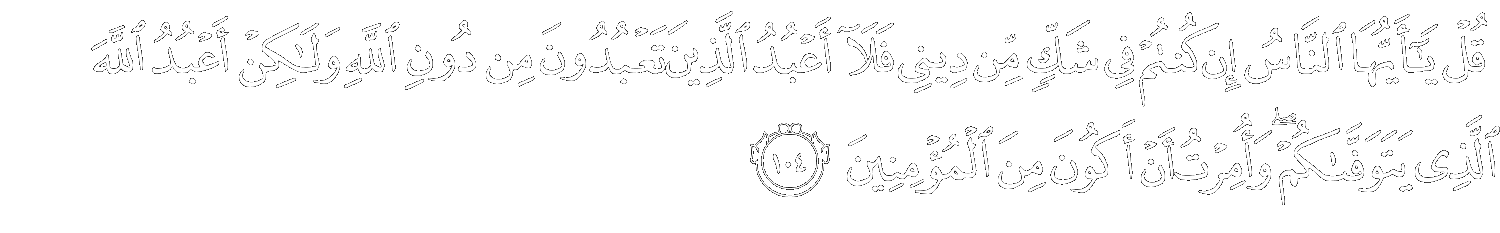
#> input picture images/ayah png/10_104.png, 1500 x 233 px, found by its file name; its folder holds only this picture in this run
$ python -i getSurahCalligrapher.py   (imports and definitions only)
#> lines starting #> are read from the running program, lines starting #| are printed output that depends on the picture; after the words box and inside, x2 and y2 are one past the last pixel; in counts of white or black regions, pixels touching at a corner belong together
from bs4 import BeautifulSoup
import os,  requests
from PIL import Image,ImageOps

from svg2png import svg2png


# [69 lines left out: functions getSurahCalligrapherSvg, svgToPng, removeBackground, not called in this run]


def invert_image(ayah_image):
#> called with ayah_image = 'images/ayah png/10_104.png'
    image = Image.open(f"images/ayah png/{ayah_image}").convert('RGBA')
#> image is the input picture: PIL image 1500x233 RGBA; mean R, G, B, A 17.5, 17.5, 17.5, 22.3
    r, g, b, a = image.split()
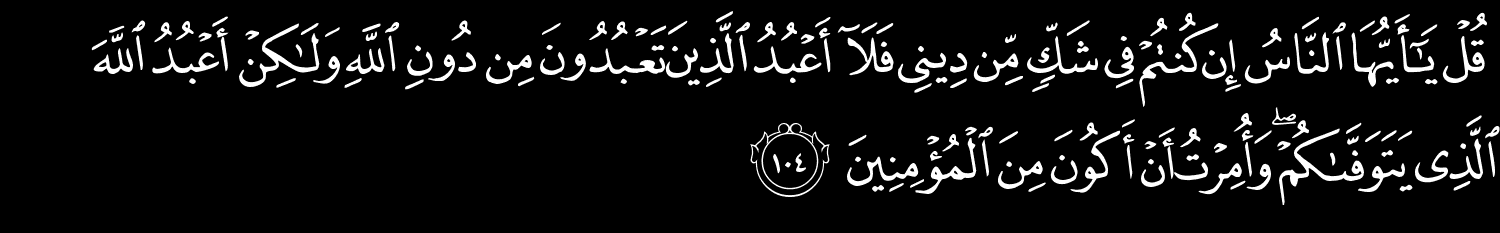
#> r: PIL image 1500x233 L; min 0, max 255, mean 17.5
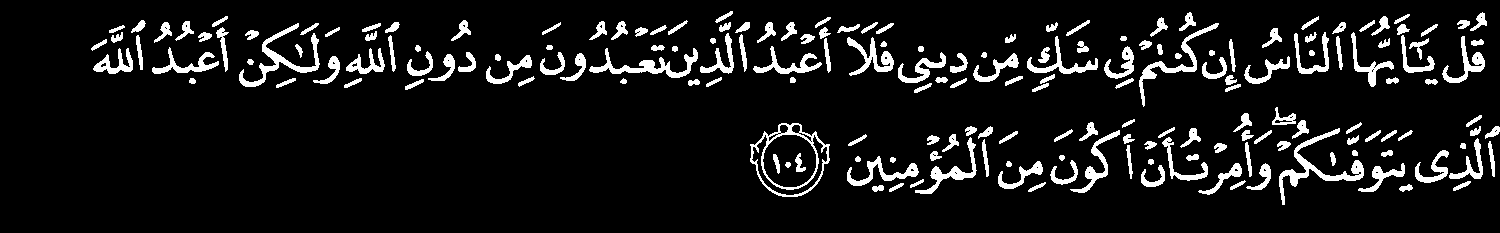
#> a: PIL image 1500x233 L; 8.7% white; 191 white regions, largest, box (x1, y1, x2, y2) and area: (1279, 128, 1364, 205) 1142, (750, 123, 830, 197) 1097, (239, 23, 320, 87) 1012
    r, g, b = map(ImageOps.invert, (r, g, b))
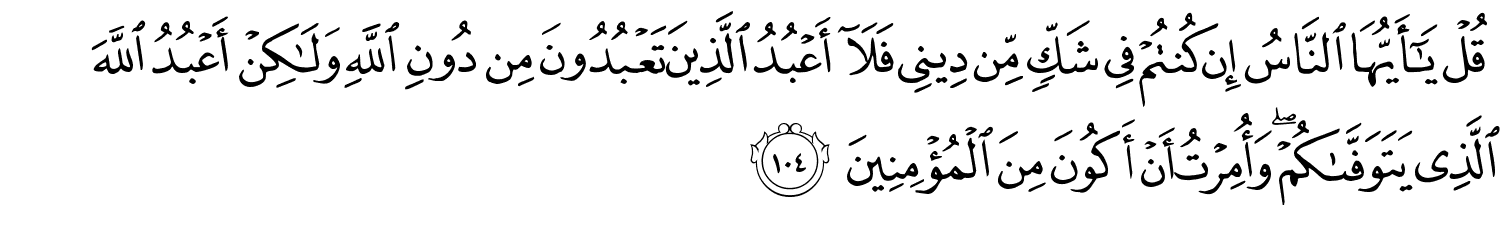
#> r: PIL image 1500x233 L; min 0, max 255, mean 237.5
    inverted_image = Image.merge(image.mode, (r, g, b, a))
    inverted_image.save(f"images/ayah png/{ayah_image}", 'PNG')


def invert_ayat():
    for ayah in os.listdir("images/ayah png"):
        invert_image(ayah)

>>> result = invert_image('images/ayah png/10_104.png')

$ run again, on images/ayah png/110_3.png
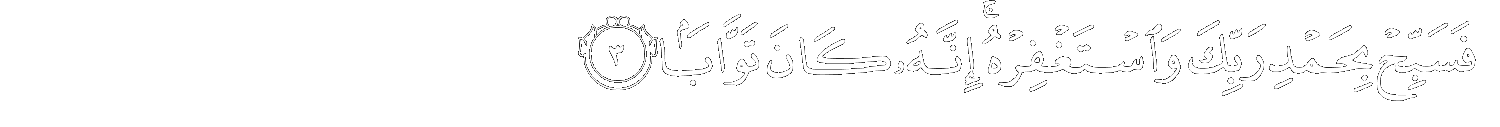
#> input picture images/ayah png/110_3.png, 1500 x 127 px, found by its file name
#> in invert_image, image is the input picture: PIL image 1500x127 RGBA; mean R, G, B, A 13.9, 13.9, 13.9, 17.4
#> in invert_image, `r, g, b, a = image.split()`:
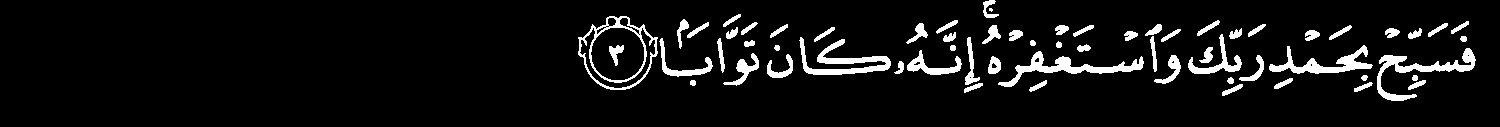
#> a: PIL image 1500x127 L; 6.8% white; 64 white regions (1 under 20 px), largest, box (x1, y1, x2, y2) and area: (998, 51, 1144, 87) 1235, (1377, 48, 1476, 101) 1213, (799, 37, 891, 75) 1182
#> in invert_image, `r, g, b = map(ImageOps.invert, (r, g, b))`:
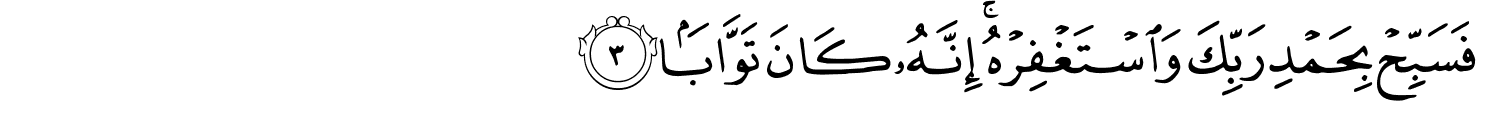
#> r: PIL image 1500x127 L; min 0, max 255, mean 241.1

$ run again, on images/ayah png/11_46.png
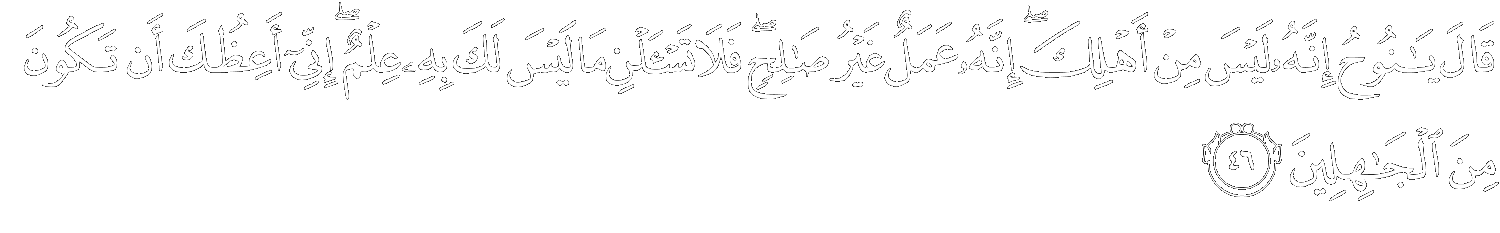
#> input picture images/ayah png/11_46.png, 1500 x 233 px, found by its file name
#> in invert_image, image is the input picture: PIL image 1500x233 RGBA; mean R, G, B, A 14, 14, 14, 18.1
#> in invert_image, `r, g, b, a = image.split()`:
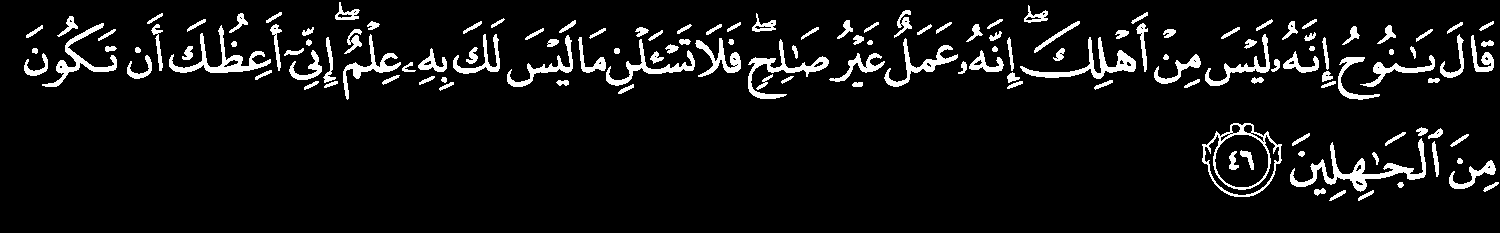
#> a: PIL image 1500x233 L; 7.1% white; 143 white regions, largest, box (x1, y1, x2, y2) and area: (1290, 138, 1426, 192) 1532, (1202, 123, 1282, 197) 1100, (169, 25, 271, 73) 1090
#> in invert_image, `r, g, b = map(ImageOps.invert, (r, g, b))`:
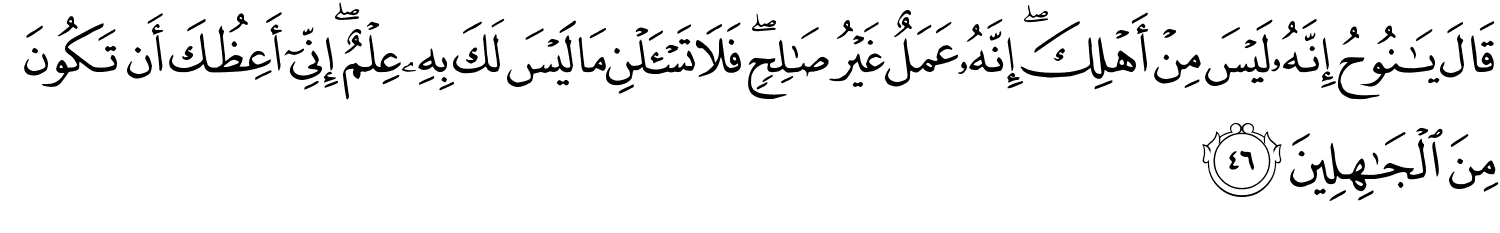
#> r: PIL image 1500x233 L; min 0, max 255, mean 241

$ run again, on images/ayah png/12_4.png
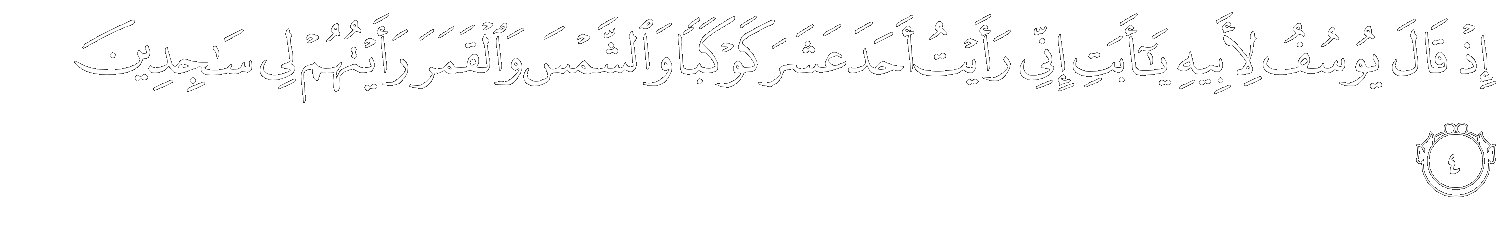
#> input picture images/ayah png/12_4.png, 1500 x 233 px, found by its file name
#> in invert_image, image is the input picture: PIL image 1500x233 RGBA; mean R, G, B, A 10.8, 10.8, 10.8, 13.9
#> in invert_image, `r, g, b, a = image.split()`:
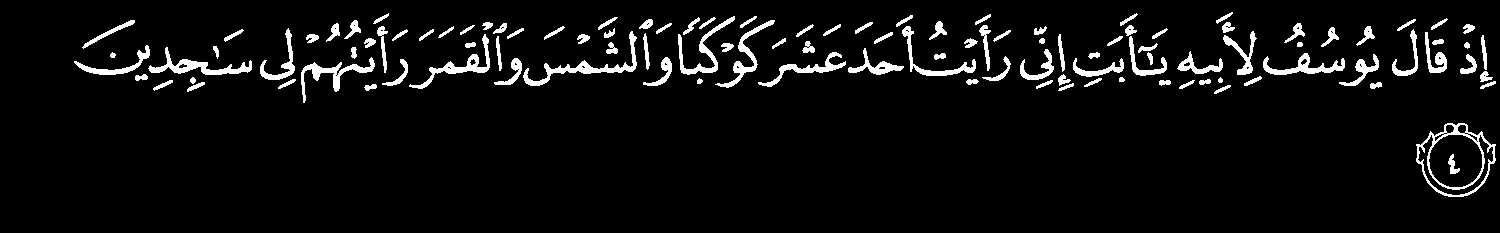
#> a: PIL image 1500x233 L; 5.5% white; 116 white regions, largest, box (x1, y1, x2, y2) and area: (1416, 123, 1496, 197) 1104, (523, 31, 637, 86) 920, (148, 47, 252, 75) 809
#> in invert_image, `r, g, b = map(ImageOps.invert, (r, g, b))`:
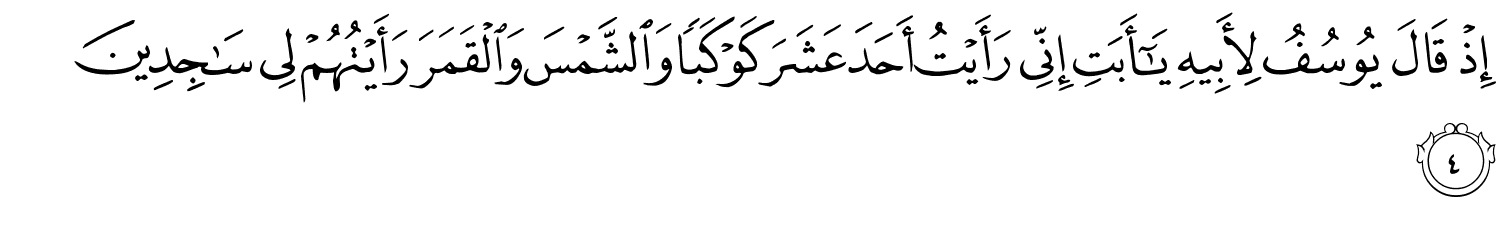
#> r: PIL image 1500x233 L; min 0, max 255, mean 244.2
